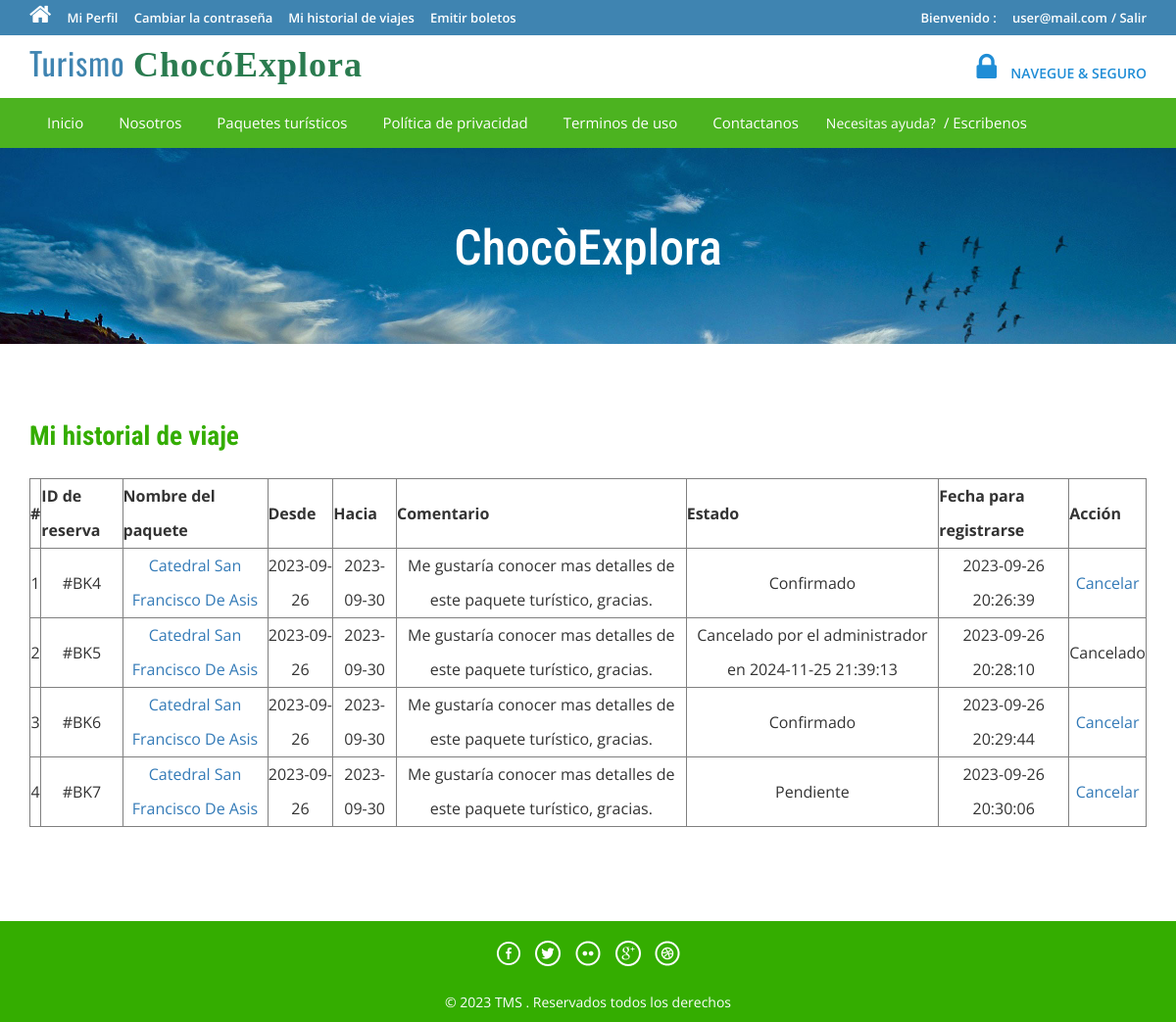
The app's page /tour-history.php (signed in) with its own data.
### tables this page shows
CREATE TABLE `tblbooking` (
  `BookingId` int(11) NOT NULL,
  `PackageId` int(11) DEFAULT NULL,
  `UserEmail` varchar(100) DEFAULT NULL,
  `FromDate` varchar(100) DEFAULT NULL,
  `ToDate` varchar(100) DEFAULT NULL,
  `Comment` mediumtext DEFAULT NULL,
  `RegDate` timestamp NULL DEFAULT current_timestamp(),
  `status` int(11) DEFAULT NULL,
  `CancelledBy` varchar(5) DEFAULT NULL,
  `UpdationDate` timestamp NULL DEFAULT NULL ON UPDATE current_timestamp()
);

CREATE TABLE `tbltourpackages` (
  `PackageId` int(11) NOT NULL,
  `PackageName` varchar(200) DEFAULT NULL,
  `PackageType` varchar(150) DEFAULT NULL,
  `PackageLocation` varchar(100) DEFAULT NULL,
  `PackagePrice` int(11) DEFAULT NULL,
  `PackageFetures` varchar(255) DEFAULT NULL,
  `PackageDetails` mediumtext DEFAULT NULL,
  `PackageImage` varchar(100) DEFAULT NULL,
  `Creationdate` timestamp NULL DEFAULT current_timestamp(),
  `UpdationDate` timestamp NULL DEFAULT NULL ON UPDATE current_timestamp()
);

### tour-history.php (the view, shortened to what this page needs)
<?php
include('includes/config.php');
if(strlen($_SESSION['login'])==0)
	{
header('location:index.php');
}
else{
?>
<!DOCTYPE HTML>
<html>
<head>
<link href="css/bootstrap.css" rel='stylesheet' type='text/css' />
<link href="css/style.css" rel='stylesheet' type='text/css' />
<link href="css/font-awesome.css" rel="stylesheet">
<link href="css/animate.css" rel="stylesheet" type="text/css" media="all">
</head>
<body>
<div class="top-header">
<?php include('includes/header.php');?>
<div class="banner-1 ">
	<div class="container">
		<h1 class="wow zoomIn animated animated" data-wow-delay=".5s" style="visibility: visible; animation-delay: 0.5s; animation-name: zoomIn;">ChocòExplora</h1>
	</div>
</div>
<div class="privacy">
	<div class="container">
		<h3 class="wow fadeInDown animated animated" data-wow-delay=".5s" style="visibility: visible; animation-delay: 0.5s; animation-name: fadeInDown;">Mi historial de viaje</h3>
		<form name="chngpwd" method="post" onSubmit="return valid();">
	<p>
	<table border="1" width="100%">
<tr align="center">
<th>#</th>
<th>ID de reserva</th>
<th>Nombre del paquete</th>
<th>Desde</th>
<th>Hacia</th>
<th>Comentario</th>
<th>Estado</th>
<th>Fecha para registrarse</th>
<th>Acción</th>
</tr>
<?php
$uemail=$_SESSION['login'];;
$sql = "SELECT tblbooking.BookingId as bookid,tblbooking.PackageId as pkgid,tbltourpackages.PackageName as packagename,tblbooking.FromDate as fromdate,tblbooking.ToDate as todate,tblbooking.Comment as comment,tblbooking.status as status,tblbooking.RegDate as regdate,tblbooking.CancelledBy as cancelby,tblbooking.UpdationDate as upddate from tblbooking join tbltourpackages on tbltourpackages.PackageId=tblbooking.PackageId where UserEmail=:uemail";
$query = $dbh->prepare($sql);
$query -> bindParam(':uemail', $uemail, PDO::PARAM_STR);
$query->execute();
$results=$query->fetchAll(PDO::FETCH_OBJ);
$cnt=1;
if($query->rowCount() > 0)
{
foreach($results as $result)
{	?>
<tr align="center">
<td><?php echo htmlentities($cnt);?></td>
<td>#BK<?php echo htmlentities($result->bookid);?></td>
<td><a href="package-details.php?pkgid=<?php echo htmlentities($result->pkgid);?>"><?php echo htmlentities($result->packagename);?></a></td>
<td><?php echo htmlentities($result->fromdate);?></td>
<td><?php echo htmlentities($result->todate);?></td>
<td><?php echo htmlentities($result->comment);?></td>
<td><?php if($result->status==0)
{
echo "Pendiente";
}
if($result->status==1)
{
echo "Confirmado";
}
if($result->status==2 and $result->cancelby=='a')
{
echo "Cancelado por el administrador en " .$result->upddate;
}
?></td>
<td><?php echo htmlentities($result->regdate);?></td>
<?php if($result->status==2)
{
	?><td>Cancelado</td>
<?php } else {?>
<td><a href="tour-history.php?bkid=<?php echo htmlentities($result->bookid);?>" onclick="return confirm('¿Realmente quieres cancelar la reserva?')" >Cancelar</a></td>
<?php }?>
</tr>
<?php $cnt=$cnt+1; }} ?>
	</table>
			</p>
			</form>
	</div>
</div>
<?php include('includes/footer.php');?>
</body>
</html>
<?php } ?>

### css/style.css (style rules this page uses)
html, body { font-size: 100%; background: #fff; font-family: 'Open Sans', sans-serif; }
body a,.grid_1,plan_1,plan_1.one,plan_1.two,i.icon1, i.icon2, i.icon3, i.icon4, i.icon5, i.icon6 { transition:0.5s all; -webkit-transition:0.5s all; -moz-transition:0.5s all; -o-transition:0.5s all; -ms-transition:0.5s all; }
h1,h2,h3,h4,h5,h6 { margin:0; font-family: 'Roboto Condensed', sans-serif; }
p { margin:0; }
.top-header { background-color: #3F84B1; border-bottom: 0 none; height: 36px; line-height: 35px; }
.banner-1 { background: url(../images/bg_1.jpg)no-repeat; background-size: cover; -webkit-background-size: cover; -o-background-size: cover; -ms-background-size: cover; -moz-background-size: cover; min-height:200px; }
.banner-1 h1 { font-size: 50px; margin-bottom: 40px; padding: 1.5em 0 0; text-align: center; color: #ffffff; }
.privacy h3 { color: #34AD00; font-size: 1.7em; font-weight: 700; margin-bottom: 1em; }
.privacy { padding: 5em 0; }
.privacy p { font-size: 1em; line-height: 1.8em; color: #999; margin: 1em 0; }

### records on screen
tblbooking: BookingId "4", PackageId.PackageName "Catedral San Francisco De Asis", FromDate "2023-09-26", ToDate "2023-09-30", Comment "Me gustaría conocer mas detalles de este paquete turístico, gracias.", status "Confirmado", RegDate "2023-09-26 20:26:39"
tblbooking: BookingId "5", PackageId.PackageName "Catedral San Francisco De Asis", FromDate "2023-09-26", ToDate "2023-09-30", Comment "Me gustaría conocer mas detalles de este paquete turístico, gracias.", UpdationDate "2024-11-25 21:39:13", RegDate "2023-09-26 20:28:10", status "Cancelado"
tblbooking: BookingId "6", PackageId.PackageName "Catedral San Francisco De Asis", FromDate "2023-09-26", ToDate "2023-09-30", Comment "Me gustaría conocer mas detalles de este paquete turístico, gracias.", status "Confirmado", RegDate "2023-09-26 20:29:44"
tblbooking: BookingId "7", PackageId.PackageName "Catedral San Francisco De Asis", FromDate "2023-09-26", ToDate "2023-09-30", Comment "Me gustaría conocer mas detalles de este paquete turístico, gracias.", status "Pendiente", RegDate "2023-09-26 20:30:06"

### other values on screen
$_SESSION['login'] "user@mail.com"
